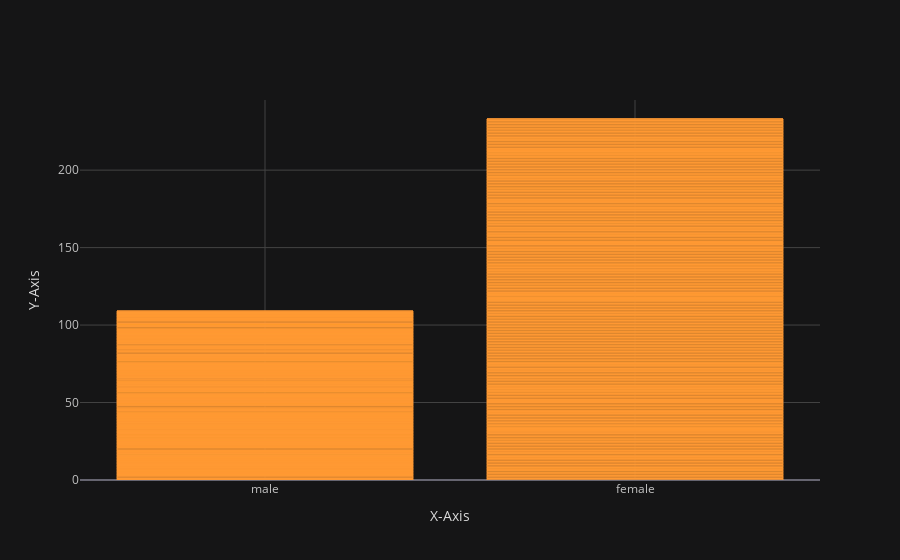

This figure's notebook cell:
### Code cell
titanic.iplot(x='sex',y='survived', kind='bar', xTitle='X-Axis', yTitle='Y-Axis')

### Figure 1 — Plotly figure (JSON) as saved in the notebook; plotly's stock layout.template omitted (floating-point values rounded to 4 significant figures; data arrays with more than 128 entries replaced by an {"elided": "..."} marker saying what was removed)
{"data": [{"marker": {"color": "rgba(255, 153, 51, 0.6)", "line": {"color": "rgba(255, 153, 51, 1.0)", "width": 1}}, "name": "survived", "orientation": "v", "text": "", "type": "bar", "x": {"elided": "891 str values"}, "y": {"elided": "891 int values"}}], "layout": {"legend": {"bgcolor": "#151516", "font": {"color": "#D9D9D9"}}, "paper_bgcolor": "#151516", "plot_bgcolor": "#151516", "title": {"font": {"color": "#D9D9D9"}}, "xaxis": {"gridcolor": "#434343", "showgrid": true, "tickfont": {"color": "#C2C2C2"}, "title": {"font": {"color": "#D9D9D9"}, "text": "X-Axis"}, "zerolinecolor": "#666570"}, "yaxis": {"gridcolor": "#434343", "showgrid": true, "tickfont": {"color": "#C2C2C2"}, "title": {"font": {"color": "#D9D9D9"}, "text": "Y-Axis"}, "zerolinecolor": "#666570"}}}
